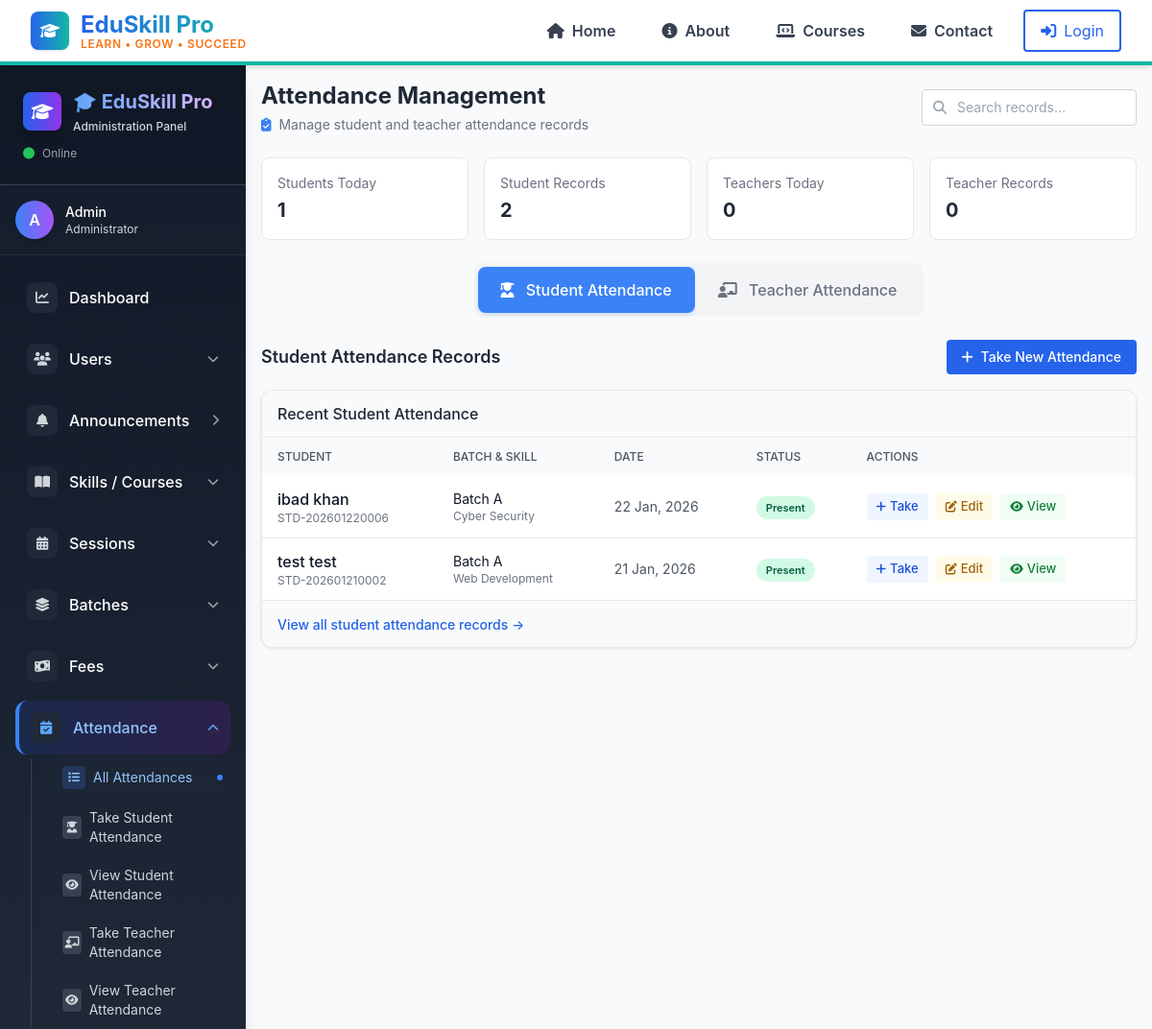
The app's page /admin/attendance/attendance.php with its own data.
### tables this page shows
CREATE TABLE `student_attendance` (
  `id` int(11) NOT NULL,
  `enrollment_id` int(11) DEFAULT NULL,
  `student_id` int(11) DEFAULT NULL,
  `skill_id` int(11) DEFAULT NULL,
  `session_id` int(11) DEFAULT NULL,
  `batch_id` int(11) DEFAULT NULL,
  `attendance_date` date DEFAULT NULL,
  `attendance_status` varchar(20) NOT NULL DEFAULT 'present',
  `attendance_percentage` decimal(5,2) DEFAULT NULL,
  `marked_by` int(11) DEFAULT NULL,
  `remarks` text DEFAULT NULL,
  `status` varchar(50) DEFAULT NULL,
  `created_at` datetime DEFAULT NULL,
  `updated_at` datetime DEFAULT NULL
);

CREATE TABLE `students` (
  `id` int(11) NOT NULL,
  `user_id` int(11) DEFAULT NULL,
  `student_code` varchar(50) DEFAULT NULL,
  `name` varchar(255) DEFAULT NULL,
  `father_name` varchar(255) DEFAULT NULL,
  `gender` varchar(20) DEFAULT NULL,
  `dob` date DEFAULT NULL,
  `phone` varchar(50) DEFAULT NULL,
  `address` text DEFAULT NULL,
  `status` varchar(50) DEFAULT NULL,
  `created_at` datetime DEFAULT NULL,
  `updated_at` datetime DEFAULT NULL
);

CREATE TABLE `batches` (
  `id` int(11) NOT NULL,
  `skill_id` int(11) DEFAULT NULL,
  `session_id` int(11) DEFAULT NULL,
  `batch_name` varchar(255) DEFAULT NULL,
  `start_time` time DEFAULT NULL,
  `end_time` time DEFAULT NULL,
  `max_students` int(11) DEFAULT NULL,
  `status` varchar(50) DEFAULT NULL,
  `created_at` timestamp NOT NULL DEFAULT current_timestamp(),
  `updated_at` timestamp NOT NULL DEFAULT current_timestamp() ON UPDATE current_timestamp()
);

CREATE TABLE `skills` (
  `id` int(11) NOT NULL,
  `skill_name` varchar(255) DEFAULT NULL,
  `duration_months` int(11) DEFAULT NULL,
  `level` varchar(50) DEFAULT NULL,
  `description` text DEFAULT NULL,
  `has_syllabus` tinyint(1) DEFAULT NULL,
  `has_practice` tinyint(1) DEFAULT NULL,
  `status` varchar(50) DEFAULT NULL,
  `created_at` datetime DEFAULT NULL,
  `updated_at` datetime DEFAULT NULL
);

### admin/attendance/attendance.php (the view, shortened to what this page needs)
<?php
require_once __DIR__ . '/../../config/db.php';
$student_attendance_query = "
    SELECT sa.*, s.name as student_name, s.student_code, sk.skill_name, se.session_name, b.batch_name
    FROM student_attendance sa
    JOIN students s ON sa.student_id = s.id
    JOIN skills sk ON sa.skill_id = sk.id
    JOIN sessions se ON sa.session_id = se.id
    JOIN batches b ON sa.batch_id = b.id
    WHERE sa.status='active'
    ORDER BY sa.attendance_date DESC, s.name
    LIMIT 10
";
$student_attendance_result = mysqli_query($conn, $student_attendance_query);
$today = date('Y-m-d');
$student_today_query = "SELECT COUNT(*) as count FROM student_attendance WHERE attendance_date = '$today' AND status='active'";
$student_today_result = mysqli_query($conn, $student_today_query);
$student_today = mysqli_fetch_assoc($student_today_result)['count'];
$student_total_query = "SELECT COUNT(*) as count FROM student_attendance WHERE status='active'";
$student_total_result = mysqli_query($conn, $student_total_query);
$student_total = mysqli_fetch_assoc($student_total_result)['count'];
$teacher_today_query = "
    SELECT COUNT(*) as count
    FROM teacher_attendance ta
    JOIN teachers t ON ta.teacher_id = t.id
    WHERE ta.attendance_date = '$today'
    AND ta.status='active'
    AND t.status='active'
";
$teacher_today_result = mysqli_query($conn, $teacher_today_query);
$teacher_today = mysqli_fetch_assoc($teacher_today_result)['count'];
$teacher_total_query = "
    SELECT COUNT(*) as count
    FROM teacher_attendance ta
    JOIN teachers t ON ta.teacher_id = t.id
    WHERE ta.status='active'
    AND t.status='active'
";
$teacher_total_result = mysqli_query($conn, $teacher_total_query);
$teacher_total = mysqli_fetch_assoc($teacher_total_result)['count'];
?>
<!DOCTYPE html>
<html lang="en">
<head>
    <script src="https://cdn.tailwindcss.com"></script>
    <link rel="stylesheet" href="https://cdnjs.cloudflare.com/ajax/libs/font-awesome/6.5.0/css/all.min.css">
</head>
<body class="bg-gray-50 min-h-screen">
    <?php include __DIR__ . '/../../includes/navbar.php'; ?>
    <div class="flex">
         <?php include __DIR__ . '/../includes/sidebar.php'; ?>
        <main class="flex-1 p-4">
            <div class="flex justify-between items-center mb-6">
                <div>
                    <h1 class="text-2xl font-bold text-gray-800">Attendance Management</h1>
                    <p class="text-gray-500 text-sm mt-1">
                        <i class="fas fa-clipboard-check text-blue-500 mr-1"></i>
                        Manage student and teacher attendance records
                    </p>
                </div>
                <div class="flex items-center gap-3">
                    <div class="relative">
                        <div class="absolute inset-y-0 left-0 pl-3 flex items-center pointer-events-none">
                        </div>
                        <input type="text"
                            placeholder="Search records..."
                            class="pl-9 pr-3 py-2 rounded border border-gray-300 focus:ring-2 focus:ring-blue-500 focus:border-blue-500 w-56 text-sm search-box"
                            id="searchInput">
                    </div>
                </div>
            </div>
            <div class="grid grid-cols-1 md:grid-cols-4 gap-4 mb-6">
                <div class="bg-white p-4 rounded-lg border">
                    <p class="text-sm text-gray-500 mb-1">Students Today</p>
                    <h3 class="text-xl font-bold text-gray-800"><?php echo $student_today; ?></h3>
                </div>
                <div class="bg-white p-4 rounded-lg border">
                    <p class="text-sm text-gray-500 mb-1">Student Records</p>
                    <h3 class="text-xl font-bold text-gray-800"><?php echo $student_total; ?></h3>
                </div>
                <div class="bg-white p-4 rounded-lg border">
                    <p class="text-sm text-gray-500 mb-1">Teachers Today</p>
                    <h3 class="text-xl font-bold text-gray-800"><?php echo $teacher_today; ?></h3>
                </div>
                <div class="bg-white p-4 rounded-lg border">
                    <p class="text-sm text-gray-500 mb-1">Teacher Records</p>
                    <h3 class="text-xl font-bold text-gray-800"><?php echo $teacher_total; ?></h3>
                </div>
            </div>
            <div class="mb-6">
                <div class="flex justify-center mb-6">
                    <div class="flex bg-gray-100 p-1 rounded-lg">
                        <button id="studentToggle" class="toggle-btn active" onclick="showStudentSection()">
                            <i class="fas fa-user-graduate mr-2"></i> Student Attendance
                        </button>
                        <button id="teacherToggle" class="toggle-btn" onclick="showTeacherSection()">
                            <i class="fas fa-chalkboard-teacher mr-2"></i> Teacher Attendance
                        </button>
                    </div>
                </div>
                <div id="studentSection">
                    <div class="flex justify-between items-center mb-4">
                        <h3 class="text-lg font-semibold text-gray-800">Student Attendance Records</h3>
                        <a href="take_student_attendance.php"
                            class="bg-blue-600 hover:bg-blue-700 text-white px-4 py-2 rounded text-sm font-medium">
                            <i class="fas fa-plus mr-1"></i> Take New Attendance
                        </a>
                    </div>
                    <div class="table-container mb-6">
                        <div class="px-4 py-3 border-b bg-gray-50">
                            <h3 class="font-medium text-gray-800">Recent Student Attendance</h3>
                        </div>
                        <?php if (mysqli_num_rows($student_attendance_result) > 0): ?>
                            <div class="overflow-x-auto">
                                <table class="w-full">
                                    <thead class="bg-gray-50">
                                        <tr>
                                            <th class="py-3 px-4 text-left text-xs font-medium text-gray-600 uppercase">Student</th>
                                            <th class="py-3 px-4 text-left text-xs font-medium text-gray-600 uppercase">Batch & Skill</th>
                                            <th class="py-3 px-4 text-left text-xs font-medium text-gray-600 uppercase">Date</th>
                                            <th class="py-3 px-4 text-left text-xs font-medium text-gray-600 uppercase">Status</th>
                                            <th class="py-3 px-4 text-left text-xs font-medium text-gray-600 uppercase">Actions</th>
                                        </tr>
                                    </thead>
                                    <tbody class="divide-y divide-gray-200">
                                        <?php while ($record = mysqli_fetch_assoc($student_attendance_result)):
                                            $badge_class = '';
                                            switch ($record['attendance_status']) {
                                                case 'present':
                                                    $badge_class = 'badge-present';
                                                    break;
                                            }
                                        ?>
                                            <tr class="student-row">
                                                <td class="py-3 px-4 student-name">
                                                    <div class="font-medium text-gray-900"><?= htmlspecialchars($record['student_name']) ?></div>
                                                    <div class="text-xs text-gray-500"><?= $record['student_code'] ?></div>
                                                </td>
                                                <td class="py-3 px-4">
                                                    <div class="text-sm text-gray-900"><?= htmlspecialchars($record['batch_name']) ?></div>
                                                    <div class="text-xs text-gray-500"><?= htmlspecialchars($record['skill_name']) ?></div>
                                                </td>
                                                <td class="py-3 px-4">
                                                    <div class="text-sm text-gray-600"><?= date('d M, Y', strtotime($record['attendance_date'])) ?></div>
                                                </td>
                                                <td class="py-3 px-4">
                                                    <span class="<?= $badge_class ?> attendance-badge">
                                                        <?= ucfirst($record['attendance_status']) ?>
                                                    </span>
                                                </td>
                                                <td class="py-3 px-4">
                                                    <div class="flex gap-2">
                                                        <a href="take_student_attendance.php?batch_id=<?= $record['batch_id'] ?>"
                                                            class="action-btn bg-blue-50 text-blue-700 hover:bg-blue-100"
                                                            title="Take Attendance">
                                                            <i class="fas fa-plus text-xs"></i> Take
                                                        </a>
                                                        <a href="edit_student_attendance.php"
                                                            class="action-btn bg-yellow-50 text-yellow-700 hover:bg-yellow-100"
                                                            title="Edit Attendance">
                                                            <i class="fas fa-edit text-xs"></i> Edit
                                                        </a>
                                                        <a href="view_student_attendance.php"
                                                            class="action-btn bg-green-50 text-green-700 hover:bg-green-100"
                                                            title="View Records">
                                                            <i class="fas fa-eye text-xs"></i> View
                                                        </a>
                                                    </div>
                                                </td>
                                            </tr>
                                        <?php endwhile; ?>
                                    </tbody>
                                </table>
                            </div>
                            <div class="px-4 py-3 border-t bg-gray-50">
                                <a href="view_student_attendance.php"
                                    class="text-sm text-blue-600 hover:text-blue-800 font-medium">
                                    View all student attendance records →
                                </a>
                            </div>
                        <?php endif; ?>
                    </div>
                </div>
            </div>
        </main>
    </div>
</body>
</html>

### admin/attendance/attendance.php (style rules this page uses)
* { font-family: 'Inter', sans-serif; }
.toggle-btn { padding: 12px 24px; border-radius: 8px; font-weight: 500; transition: all 0.2s ease; cursor: pointer; }
.toggle-btn.active { background: #3b82f6; color: white; box-shadow: 0 2px 4px rgba(59, 130, 246, 0.2); }
.toggle-btn:not(.active) { background: #f3f4f6; color: #6b7280; }
.table-container { background: white; border-radius: 12px; overflow: hidden; box-shadow: 0 1px 3px rgba(0, 0, 0, 0.1); border: 1px solid #e5e7eb; }
.attendance-badge { padding: 4px 10px; border-radius: 12px; font-size: 11px; font-weight: 600; display: inline-flex; align-items: center; gap: 3px; }
.badge-present { background: #d1fae5; color: #065f46; }
.action-btn { padding: 4px 10px; border-radius: 4px; font-weight: 500; transition: all 0.2s ease; display: inline-flex; align-items: center; gap: 4px; text-decoration: none; font-size: 13px; }
.search-box { padding: 8px 12px; border: 1px solid #d1d5db; border-radius: 6px; font-size: 14px; }

### records on screen
student_attendance: student.name "ibad khan", student.student_code "STD-202601220006", batch.batch_name "Batch A", skill.skill_name "Cyber Security", attendance_date "22 Jan, 2026", attendance_status "Present"
student_attendance: student.name "test test", student.student_code "STD-202601210002", batch.batch_name "Batch A", skill.skill_name "Web Development", attendance_date "21 Jan, 2026", attendance_status "Present"

### other values on screen
substr($current_user, 0, 1) "A"
$current_user "Admin"
$current_role "Administrator"
$student_today "1"
$student_total "2"
$teacher_today "0"
$teacher_total "0"
